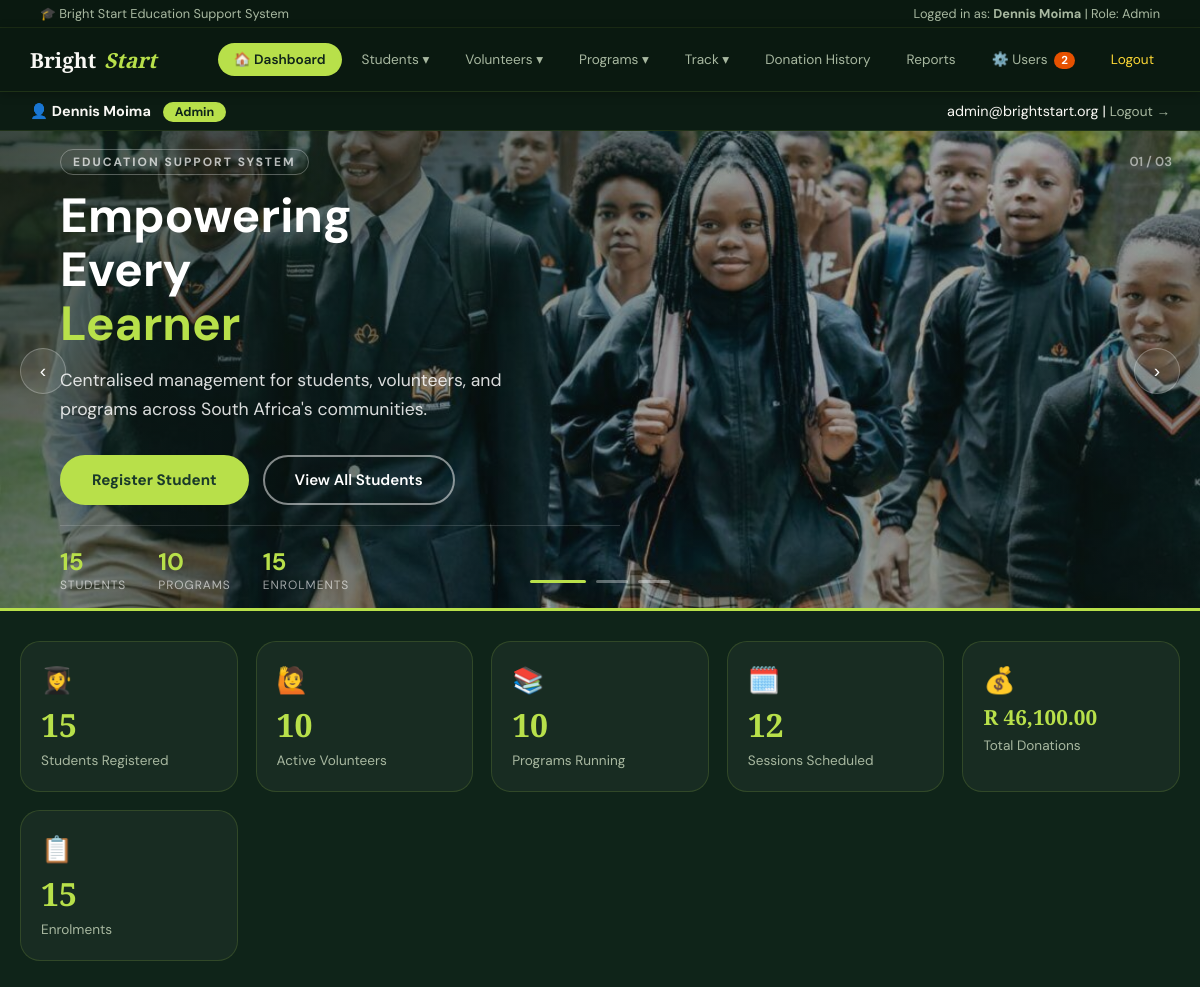
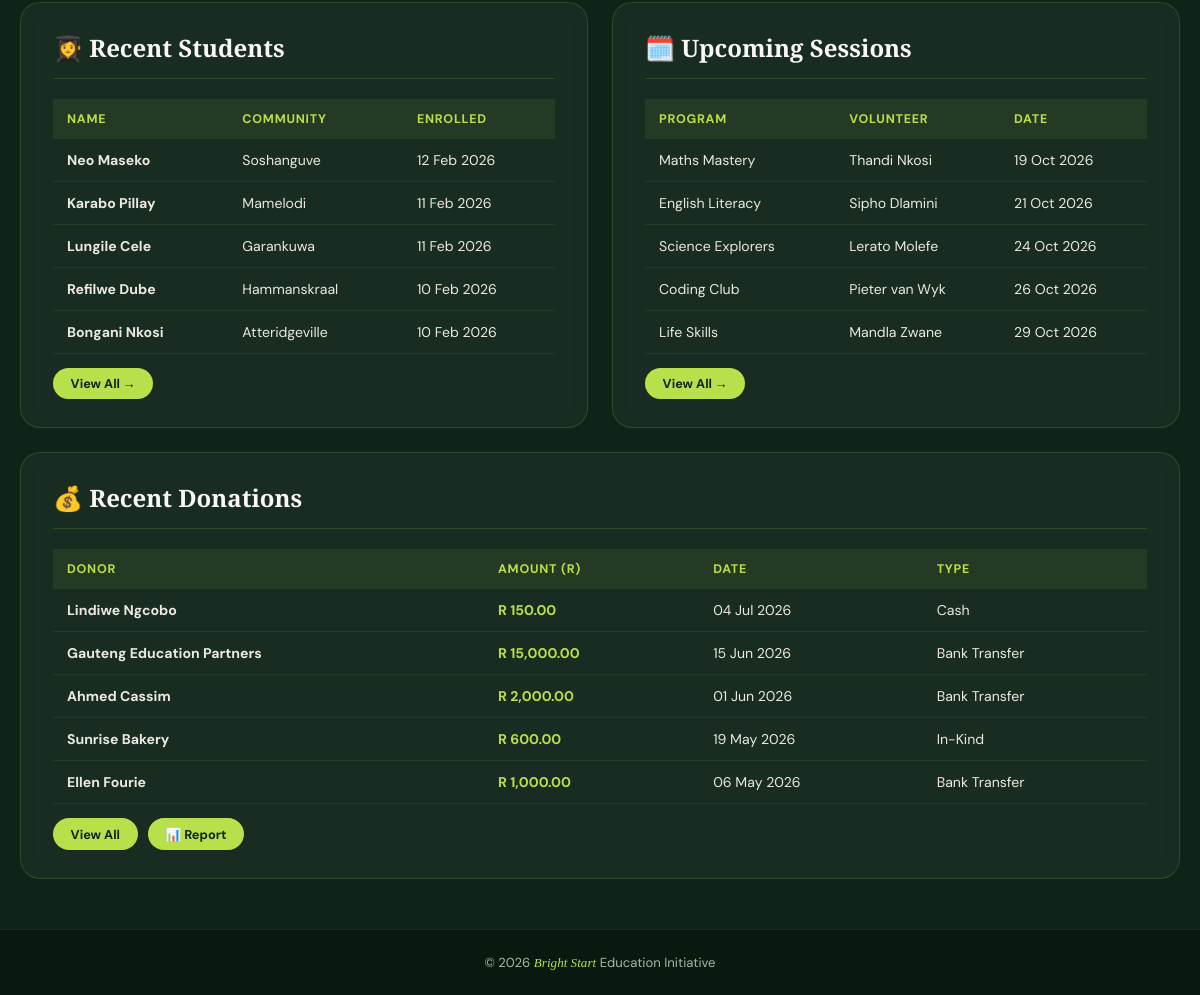
/dashboard.php (signed in), run on the app's committed database (2 pictures, top to bottom).
### tables this page shows
CREATE TABLE tblstudent (
    StudentID     INT AUTO_INCREMENT PRIMARY KEY,
    FirstName     VARCHAR(60) NOT NULL,
    LastName      VARCHAR(60) NOT NULL,
    DateOfBirth   DATE NOT NULL,
    Gender        VARCHAR(20) NOT NULL,
    CommunityArea VARCHAR(100) NOT NULL,
    ContactNumber VARCHAR(20) NOT NULL,
    EnrolmentDate DATE NOT NULL
);

CREATE TABLE tblsession (
    SessionID   INT AUTO_INCREMENT PRIMARY KEY,
    ProgramID   INT NOT NULL,
    VolunteerID INT NOT NULL,
    SessionDate DATE NOT NULL,
    StartTime   TIME NOT NULL,
    EndTime     TIME NOT NULL,
    Venue       VARCHAR(120) NOT NULL,
    FOREIGN KEY (ProgramID)   REFERENCES tblprogram(ProgramID)     ON DELETE CASCADE,
    FOREIGN KEY (VolunteerID) REFERENCES tblvolunteer(VolunteerID) ON DELETE CASCADE
);

CREATE TABLE tblprogram (
    ProgramID   INT AUTO_INCREMENT PRIMARY KEY,
    ProgramName VARCHAR(100) NOT NULL,
    Description TEXT,
    StartDate   DATE NOT NULL,
    EndDate     DATE NOT NULL,
    Status      VARCHAR(20) NOT NULL DEFAULT 'Active'    
);

CREATE TABLE tblvolunteer (
    VolunteerID       INT AUTO_INCREMENT PRIMARY KEY,
    FullName          VARCHAR(100) NOT NULL,
    ContactEmail      VARCHAR(150) NOT NULL,
    ContactNumber     VARCHAR(20)  NOT NULL,
    SubjectSpeciality VARCHAR(100) NOT NULL,
    JoinDate          DATE NOT NULL,
    Status            VARCHAR(20) NOT NULL DEFAULT 'Active'    
);

CREATE TABLE tbldonation (
    DonationID     INT AUTO_INCREMENT PRIMARY KEY,
    DonorName      VARCHAR(100) NOT NULL,
    DonorContact   VARCHAR(150) NOT NULL,
    DonationAmount DECIMAL(10,2) NOT NULL,
    DonationDate   DATE NOT NULL,
    DonationType   VARCHAR(30) NOT NULL,                  
    Notes          VARCHAR(255) NULL
);

### includes/auth_guard.php (called while the page is built, shortened)
<?php
$currentUser  = htmlspecialchars($_SESSION['admin_name']);
$currentRole  = htmlspecialchars($_SESSION['admin_role']);
$currentEmail = htmlspecialchars($_SESSION['admin_email']);
?>

### dashboard.php (the view, shortened to what this page needs)
<?php
require_once 'includes/auth_guard.php';
require_once 'includes/DBConn.php';
$stats = [];
foreach (['tblStudent'=>'students','tblVolunteer'=>'volunteers','tblProgram'=>'programs','tblSession'=>'sessions','tblDonation'=>'donations','tblEnrolment'=>'enrolments'] as $tbl=>$key) {
    $r=$conn->query("SELECT COUNT(*) AS c FROM $tbl");
    $stats[$key]=$r?$r->fetch_assoc()['c']:0;
}
$dRes=$conn->query("SELECT SUM(DonationAmount) AS total FROM tblDonation");
$totalDonations=number_format($dRes->fetch_assoc()['total']??0,2);
$recentStudents=$conn->query("SELECT FirstName,LastName,CommunityArea,EnrolmentDate FROM tblStudent ORDER BY EnrolmentDate DESC LIMIT 5");
$recentDonations=$conn->query("SELECT DonorName,DonationAmount,DonationDate,DonationType FROM tblDonation ORDER BY DonationDate DESC LIMIT 5");
$upcomingSessions=$conn->query("SELECT s.SessionID,p.ProgramName,v.FullName AS VolName,s.SessionDate,s.Venue FROM tblSession s JOIN tblProgram p ON s.ProgramID=p.ProgramID JOIN tblVolunteer v ON s.VolunteerID=v.VolunteerID WHERE s.SessionDate>=CURDATE() ORDER BY s.SessionDate ASC LIMIT 5");
?>
<!DOCTYPE html>
<html lang="en">
<head>
<link rel="stylesheet" href="css/style.css">
</head>
<body>
<?php include 'includes/nav.php'; ?>
<div class="hero-slider" id="heroSlider">
    <div class="slide slide-1 active">
        <div class="slide-content">
            <div class="slide-text">
                <div class="slide-tag">Education Support System</div>
                <h1 class="slide-title">Empowering<br>Every<br><span>Learner</span></h1>
                <p class="slide-subtitle">Centralised management for students, volunteers, and programs across South Africa's communities.</p>
                <?php if ($currentRole === 'Admin'): ?>
                <div class="slide-actions">
                    <a href="students.php?action=add" class="slide-btn-primary">Register Student</a>
                    <a href="students.php" class="slide-btn-secondary">View All Students</a>
                </div>
                <?php endif; ?>
                <div class="slide-stats">
                    <div class="slide-stat"><div class="num"><?= $stats['students'] ?></div><div class="lbl">Students</div></div>
                    <div class="slide-stat"><div class="num"><?= $stats['programs'] ?></div><div class="lbl">Programs</div></div>
                    <div class="slide-stat"><div class="num"><?= $stats['enrolments'] ?></div><div class="lbl">Enrolments</div></div>
                </div>
            </div>
        </div>
    </div>
    <button class="slider-arrow prev" onclick="changeSlide(-1)">&#8249;</button>
    <button class="slider-arrow next" onclick="changeSlide(1)">&#8250;</button>
    <div class="slider-nav">
        <button class="slider-dot active" onclick="goToSlide(0)"></button>
        <button class="slider-dot" onclick="goToSlide(1)"></button>
        <button class="slider-dot" onclick="goToSlide(2)"></button>
    </div>
    <div class="slide-counter" id="slideCounter">01 / 03</div>
    <div class="slide-progress" id="slideProgress"></div>
</div>
<div class="container">
    <div class="stats-grid" style="margin-top:28px;">
        <div class="stat-card green"><div class="stat-icon">👩‍🎓</div><div class="stat-num"><?= $stats['students'] ?></div><div class="stat-label">Students Registered</div></div>
        <div class="stat-card"><div class="stat-icon">🙋</div><div class="stat-num"><?= $stats['volunteers'] ?></div><div class="stat-label">Active Volunteers</div></div>
        <div class="stat-card gold"><div class="stat-icon">📚</div><div class="stat-num"><?= $stats['programs'] ?></div><div class="stat-label">Programs Running</div></div>
        <div class="stat-card"><div class="stat-icon">🗓️</div><div class="stat-num"><?= $stats['sessions'] ?></div><div class="stat-label">Sessions Scheduled</div></div>
        <div class="stat-card orange"><div class="stat-icon">💰</div><div class="stat-num" style="font-size:1.3rem;">R <?= $totalDonations ?></div><div class="stat-label">Total Donations</div></div>
        <div class="stat-card"><div class="stat-icon">📋</div><div class="stat-num"><?= $stats['enrolments'] ?></div><div class="stat-label">Enrolments</div></div>
    </div>
    <div style="display:grid;grid-template-columns:1fr 1fr;gap:24px;">
        <div class="card">
            <h2>👩‍🎓 Recent Students</h2>
            <table class="data-table">
                <thead><tr><th>Name</th><th>Community</th><th>Enrolled</th></tr></thead>
                <tbody>
                <?php if ($recentStudents && $recentStudents->num_rows>0): while ($s=$recentStudents->fetch_assoc()): ?>
                <tr><td><strong><?= htmlspecialchars($s['FirstName'].' '.$s['LastName']) ?></strong></td><td><?= htmlspecialchars($s['CommunityArea']) ?></td><td><?= date('d M Y',strtotime($s['EnrolmentDate'])) ?></td></tr>
                <?php endwhile; else: ?><tr><td colspan="3" style="text-align:center;padding:16px;color:#999;">No students yet.</td></tr><?php endif; ?>
                </tbody>
            </table>
            <div style="margin-top:14px;"><a href="students.php" class="btn btn-primary btn-sm">View All →</a></div>
        </div>
        <div class="card">
            <h2>🗓️ Upcoming Sessions</h2>
            <table class="data-table">
                <thead><tr><th>Program</th><th>Volunteer</th><th>Date</th></tr></thead>
                <tbody>
                <?php if ($upcomingSessions && $upcomingSessions->num_rows>0): while ($s=$upcomingSessions->fetch_assoc()): ?>
                <tr><td><?= htmlspecialchars($s['ProgramName']) ?></td><td><?= htmlspecialchars($s['VolName']) ?></td><td><?= date('d M Y',strtotime($s['SessionDate'])) ?></td></tr>
                <?php endwhile; else: ?><tr><td colspan="3" style="text-align:center;padding:16px;color:#999;">No sessions scheduled.</td></tr><?php endif; ?>
                </tbody>
            </table>
            <div style="margin-top:14px;"><a href="sessions.php" class="btn btn-primary btn-sm">View All →</a></div>
        </div>
    </div>
    <?php if ($currentRole === 'Admin'): ?>
    <div class="card">
        <h2>💰 Recent Donations</h2>
        <table class="data-table">
            <thead><tr><th>Donor</th><th>Amount (R)</th><th>Date</th><th>Type</th></tr></thead>
            <tbody>
            <?php if ($recentDonations && $recentDonations->num_rows>0): while ($d=$recentDonations->fetch_assoc()): ?>
            <tr><td><strong><?= htmlspecialchars($d['DonorName']) ?></strong></td><td style="color:var(--success);font-weight:700;">R <?= number_format($d['DonationAmount'],2) ?></td><td><?= date('d M Y',strtotime($d['DonationDate'])) ?></td><td><?= htmlspecialchars($d['DonationType']) ?></td></tr>
            <?php endwhile; else: ?><tr><td colspan="4" style="text-align:center;padding:16px;color:#999;">No donations yet.</td></tr><?php endif; ?>
            </tbody>
        </table>
        <div style="margin-top:14px;display:flex;gap:10px;">
            <a href="donations.php" class="btn btn-primary btn-sm">View All</a>
            <a href="reports.php?report=donation" class="btn btn-accent btn-sm">📊 Report</a>
        </div>
    </div>
    <?php endif; ?>
</div>
<footer><p>&copy; 2026 <span>Bright Start</span> Education Initiative</p></footer>
</body>
</html>

### includes/nav.php (shortened to what this page needs)
<?php
$pendingNav = $conn->query("SELECT COUNT(*) AS c FROM Administrator WHERE Verified = 0");
$pendingNavCount = $pendingNav ? $pendingNav->fetch_assoc()['c'] : 0;
?>
<div class="topbar">
    <span>🎓 Bright Start Education Support System</span>
    <span>Logged in as: <strong><?= $currentUser ?></strong> | Role: <?= $currentRole ?></span>
</div>
<nav>
    <a class="logo" href="dashboard.php">Bright<span>Start</span></a>
    <ul>
        <li><a href="dashboard.php" <?= basename($_SERVER['PHP_SELF'])==='dashboard.php'?'class="active"':'' ?>>🏠 Dashboard</a></li>
        <?php if ($currentRole === 'Admin'): ?>
        <li class="dropdown">
            <button class="dropdown-btn"> Students ▾</button>
        </li>
        <li class="dropdown">
            <button class="dropdown-btn"> Volunteers ▾</button>
        </li>
        <li class="dropdown">
            <button class="dropdown-btn"> Programs ▾</button>
        </li>
        <li class="dropdown">
            <button class="dropdown-btn"> Track ▾</button>
        </li>
        <li><a href="donations.php" <?= basename($_SERVER['PHP_SELF'])==='donations.php'?'class="active"':'' ?>> Donation History</a></li>
        <li><a href="reports.php"   <?= basename($_SERVER['PHP_SELF'])==='reports.php'  ?'class="active"':'' ?>> Reports</a></li>
        <li>
            <a href="admin_users.php">
                ⚙️ Users
                <?php if ($pendingNavCount > 0): ?>
                    <span style="background:#e65100;color:#fff;border-radius:10px;padding:1px 7px;font-size:.72rem;margin-left:3px;font-weight:700;"><?= $pendingNavCount ?></span>
                <?php endif; ?>
            </a>
        </li>
        <?php endif; ?>
        <li><a href="logout.php" style="color:#fdd835;">Logout</a></li>
    </ul>
</nav>
<div class="user-banner">
    <span>👤 <strong><?= $currentUser ?></strong> <span class="badge"><?= $currentRole ?></span></span>
    <span><?= $currentEmail ?> | <a href="logout.php">Logout →</a></span>
</div>

### dashboard.php (style rules this page uses)
.hero-slider { position:relative; width:100%; height:480px; overflow:hidden; background:#0a0a0a; }
.slide { position:absolute; inset:0; display:flex; align-items:center; opacity:0; transition:opacity 1.2s ease; background-size:cover; background-position:center; }
.slide.active { opacity:1; }
.slide-1 { background-image:url('images/slide1.jpg'); }
.slide::before { content:''; position:absolute; inset:0; background:linear-gradient(135deg, rgba(15,30,20,0.78) 0%, rgba(15,30,20,0.30) 60%, rgba(15,30,20,0.55) 100%); z-index:1; }
.slide-content { max-width:1200px; margin:0 auto; padding:0 60px; display:flex; justify-content:flex-start; align-items:center; width:100%; gap:40px; position:relative; z-index:2; }
.slide-text { flex:1; color:#fff; max-width:560px; }
.slide-tag { display:inline-block; font-size:.75rem; font-weight:700; letter-spacing:2px; text-transform:uppercase; color:rgba(255,255,255,0.7); margin-bottom:14px; border:1px solid rgba(255,255,255,0.3); padding:4px 12px; border-radius:20px; }
.slide-title { font-size:3rem; font-weight:700; line-height:1.12; margin-bottom:16px; }
.slide-title span { color:var(--accent); }
.slide-subtitle { font-size:1.1rem; color:rgba(255,255,255,0.85); line-height:1.6; margin-bottom:32px; max-width:460px; }
.slide-actions { display:flex; gap:14px; flex-wrap:wrap; }
.slide-btn-primary { background:var(--accent); color:var(--primary); padding:13px 30px; border-radius:30px; text-decoration:none; font-weight:700; font-size:.95rem; border:2px solid var(--accent); transition:all .2s; display:inline-block; }
.slide-btn-secondary { background:transparent; color:#fff; padding:13px 30px; border-radius:30px; text-decoration:none; font-weight:600; font-size:.95rem; border:2px solid rgba(255,255,255,0.5); transition:all .2s; display:inline-block; }
.slide-stats { display:flex; gap:32px; margin-top:20px; padding-top:20px; border-top:1px solid rgba(255,255,255,0.15); }
.slide-stat .num { font-size:1.5rem; font-weight:700; color:var(--accent); }
.slide-stat .lbl { font-size:.75rem; color:rgba(255,255,255,0.6); text-transform:uppercase; letter-spacing:1px; }
.slider-nav { position:absolute; bottom:28px; left:50%; transform:translateX(-50%); display:flex; gap:10px; z-index:20; }
.slider-dot { width:32px; height:3px; background:rgba(255,255,255,0.35); border-radius:2px; cursor:pointer; transition:all .3s; border:none; padding:0; }
.slider-dot.active { background:var(--accent); width:56px; }
.slider-arrow { position:absolute; top:50%; transform:translateY(-50%); background:rgba(255,255,255,0.1); border:1px solid rgba(255,255,255,0.25); color:#fff; width:46px; height:46px; border-radius:50%; display:flex; align-items:center; justify-content:center; cursor:pointer; font-size:1.2rem; transition:all .2s; z-index:20; }
.slider-arrow.prev { left:20px; }
.slider-arrow.next { right:20px; }
.slide-progress { position:absolute; bottom:0; left:0; height:3px; background:var(--accent); width:0%; z-index:20; }
.slide-counter { position:absolute; top:22px; right:28px; color:rgba(255,255,255,0.55); font-size:.82rem; font-weight:600; z-index:20; }

### data on the page
tblstudent: FirstName+LastName "Neo Maseko", CommunityArea "Soshanguve", EnrolmentDate "12 Feb 2026"
tblstudent: FirstName+LastName "Karabo Pillay", CommunityArea "Mamelodi", EnrolmentDate "11 Feb 2026"
tblstudent: FirstName+LastName "Lungile Cele", CommunityArea "Garankuwa", EnrolmentDate "11 Feb 2026"
tblstudent: FirstName+LastName "Refilwe Dube", CommunityArea "Hammanskraal", EnrolmentDate "10 Feb 2026"
tblstudent: FirstName+LastName "Bongani Nkosi", CommunityArea "Atteridgeville", EnrolmentDate "10 Feb 2026"
tblsession: ProgramID.ProgramName "Maths Mastery", VolunteerID.FullName "Thandi Nkosi", SessionDate "19 Oct 2026"
tblsession: ProgramID.ProgramName "English Literacy", VolunteerID.FullName "Sipho Dlamini", SessionDate "21 Oct 2026"
tblsession: ProgramID.ProgramName "Science Explorers", VolunteerID.FullName "Lerato Molefe", SessionDate "24 Oct 2026"
tblsession: ProgramID.ProgramName "Coding Club", VolunteerID.FullName "Pieter van Wyk", SessionDate "26 Oct 2026"
tblsession: ProgramID.ProgramName "Life Skills", VolunteerID.FullName "Mandla Zwane", SessionDate "29 Oct 2026"
tbldonation: DonorName "Lindiwe Ngcobo", DonationAmount "150.00", DonationDate "04 Jul 2026", DonationType "Cash"
tbldonation: DonorName "Gauteng Education Partners", DonationAmount "15,000.00", DonationDate "15 Jun 2026", DonationType "Bank Transfer"
tbldonation: DonorName "Ahmed Cassim", DonationAmount "2,000.00", DonationDate "01 Jun 2026", DonationType "Bank Transfer"
tbldonation: DonorName "Sunrise Bakery", DonationAmount "600.00", DonationDate "19 May 2026", DonationType "In-Kind"
tbldonation: DonorName "Ellen Fourie", DonationAmount "1,000.00", DonationDate "06 May 2026", DonationType "Bank Transfer"

### other printed values
$currentUser "Dennis Moima"
$currentRole "Admin"
$pendingNavCount "2"
$currentEmail "admin@brightstart.org"
$stats['students'] "15"
$stats['programs'] "10"
$stats['enrolments'] "15"
$stats['volunteers'] "10"
$stats['sessions'] "12"
$totalDonations "46,100.00"
